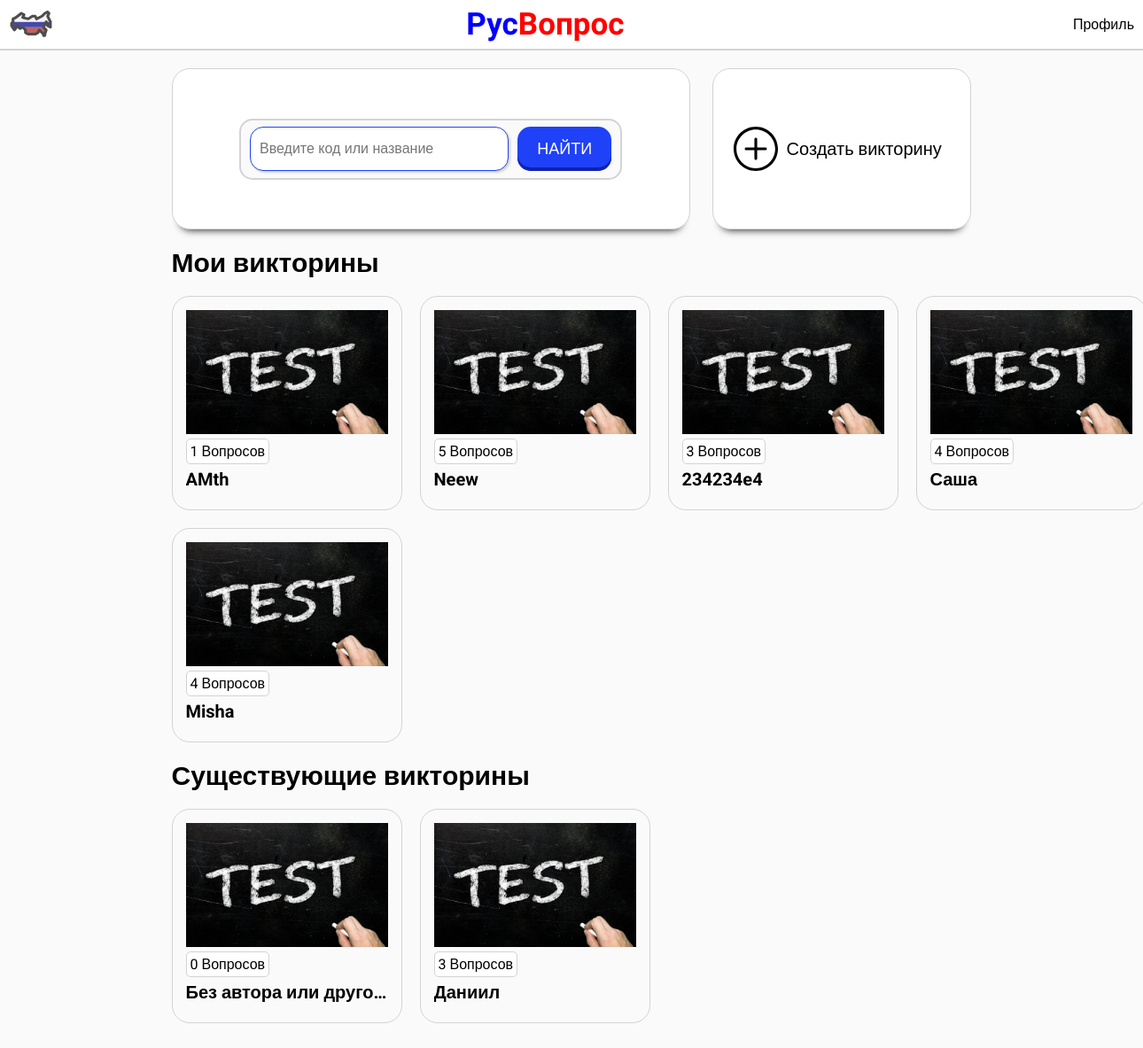
The app's page / (signed in) with its own data.
### quizes/models.py (models this page shows, shortened)
class Quiz(models.Model):
    author = models.ForeignKey(User, on_delete=models.CASCADE, blank=True, null=True)
    name = models.CharField(max_length=120)
    topic = models.CharField(max_length=120)
    number_of_questions = models.IntegerField()
    time = models.IntegerField(help_text="Время на выполнение (мин)")
    difficulty = models.CharField(max_length=30)

### base/views.py (the view)
# urls.py: path('', MainPage.as_view()),
class MainPage(ListView):
    template_name = 'user_quizes_list.html'
    model = Quiz
    context_object_name = 'user_quizes'
    def get_context_data(self, *, object_list=None, **kwargs):
        context = super().get_context_data(**kwargs)
        if self.request.user.is_authenticated:
            context['all_quizes'] = context['user_quizes'].exclude(author=self.request.user)
            context['user_quizes'] = context['user_quizes'].filter(author=self.request.user)
        else:
            context['all_quizes'] = context['user_quizes']
            context.pop('user_quizes', None)
        return context

### base/templates/user_quizes_list.html
{% extends 'base.html' %}
{% load static %}
{% block user_questions %}
{% for quiz in user_quizes %}
<li class="existing-item">
    <img src="{% static 'test.jpg' %}" alt="#">
    <p>{{quiz.number_of_questions}} Вопросов</p>
    <h2>{{quiz.name}}</h2>
</li>
{% endfor %}
{% endblock user_questions %}
{% block all_questions %}
{% for quiz in all_quizes %}
<li class="existing-item">
    <img src="{% static 'test.jpg' %}" alt="#">
    <p>{{quiz.number_of_questions}} Вопросов</p>
    <h2>{{quiz.name}}</h2>
</li>
{% endfor %}
{% endblock all_questions %}

### static/base.css (style rules this page uses)
h2 { font-size: 20px; }
body { margin: 0; padding: 0; font-family: 'Roboto', sans-serif; background-color: #fafafa; font-size: 16px; width: 100%; }
.existing-item { display: flex; flex-direction: column; height: 210px; padding: 15px; border-radius: 20px; border: 1px solid #d3d3d3; }
.existing-item p { margin: 5px 0; padding: 0; background-color: #ffffff; width: max-content; padding: 4px; border-radius: 5px; border: 1px solid #d3d3d3; }
.existing-item h2 { margin: 0; padding: 0; max-width: max-content; white-space: nowrap; overflow: hidden; text-overflow: ellipsis; }
.existing-item img { width: 100%; max-height: 140px; object-fit: cover; }

### records on screen
Quiz: number_of_questions "1", name "AMth"
Quiz: number_of_questions "5", name "Neew"
Quiz: number_of_questions "3", name "234234e4"
Quiz: number_of_questions "4", name "Саша"
Quiz: number_of_questions "4", name "Misha"
Quiz: number_of_questions "0", name "Без автора или друго…"
Quiz: number_of_questions "3", name "Даниил"
